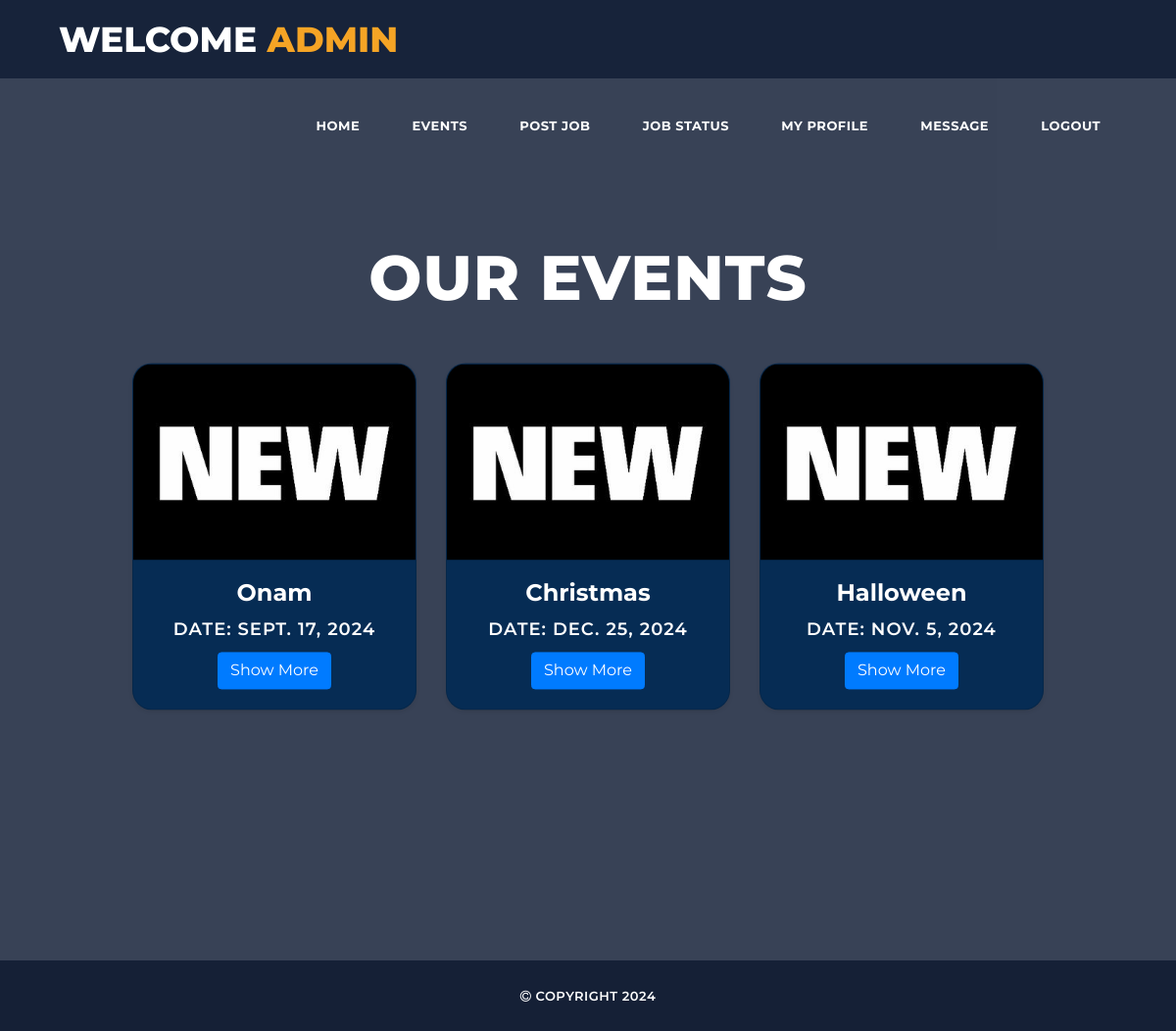
The app's page /alumni_events/ with its own data.
### alumini/models.py (models this page shows, shortened)
class Events(models.Model):
    name = models.CharField(max_length=100)
    description = models.CharField(max_length=200)
    date = models.DateField()
    venue = models.CharField(max_length=100)

### alumini/views.py (the view)
# urls.py: path('alumni_events/', views.alumni_events, name='alumni_events'),
def alumni_events(request):
    events = Events.objects.all()
    return render(request, 'alumni_events.html', {'events': events})

### templates/alumni_events.html (shortened to what this page needs)
<!DOCTYPE html>
<html lang="en">
  <head>
    <link href="../static/vendor/bootstrap/css/bootstrap.min.css" rel="stylesheet">
    <link rel="stylesheet" href="../static/assets/css/fontawesome.css">
    <link rel="stylesheet" href="../static/assets/css/templatemo-grad-school.css">
    <link rel="stylesheet" href="../static/assets/css/owl.css">
    <link rel="stylesheet" href="../static/assets/css/lightbox.css">
  </head>
<body>
  <header class="main-header clearfix" role="header">
    <div class="logo">
      <a href="#">Welcome <em>Admin</em></a>
    </div>
    <nav id="menu" class="main-nav" role="navigation">
      <ul class="main-menu">
        <li><a class='external' href="{% url 'alumni_index' %}">Home</a></li>
        <li><a class='external' href="{% url 'alumni_events' %}">Events</a></li>
        <li><a class='external' href="{% url 'alumni_post_job' %}">Post Job</a></li>
        <li><a class='external' href="{% url 'alumni_job_status' %}">Job Status</a></li>
        <li><a class='external' href="{% url 'alumni_profile' %}">My Profile</a></li>
        <li><a class='external' href="{% url 'alumni_message' %}">Message</a></li>
        <li><a class="external" href="{% url 'logout' %}">Logout</a></li>
      </ul>
    </nav>
  </header>
  <section class="section main-banner" id="top" data-section="section1">
      <div class="video-overlay header-text">
          <div class="caption">
            <h2>Our Events</h2>
            <div class="container mt-5">
                <div class="row">
                    {% for event in events %}
                    <div class="col-md-4">
                        <div class="card shadow-sm">
                            <img class="card-img-top" src="../media/event_img.jpg" alt="{{ event.name }}">
                            <div class="card-body">
                                <h4 class="card-title">{{ event.name }}</h4>
                                <h6 class="card-title">Date: {{ event.date }}</h6>
                                <button class="btn btn-primary learn-more-btn" onclick="toggleDetails(this)">Show More</button>
                            </div>
                        </div>
                    </div>
                    {% endfor %}
                </div>
            </div>
  </section>
  <footer>
    <div class="container">
      <div class="row">
        <div class="col-md-12">
          <p><i class="fa fa-copyright"></i> Copyright 2024
          </p>
        </div>
      </div>
    </div>
  </footer>
</body>
</html>

### static/assets/css/templatemo-grad-school.css (style rules this page uses)
body { font-family: 'Montserrat', sans-serif; }
a { color: #3CF; text-decoration: none; }
ul { padding: 0px; margin: 0px; list-style: none; }
p { font-size: 13px; line-height: 22px; }
.main-header { background-color: rgba(22,34,57,0.95); height: 80px; position: fixed; z-index: 12; width: 100%; top: 0; }
.main-header .logo { float: left; line-height: 80px; padding-left: 60px; }
.main-header .logo a { font-size: 36px; text-transform: uppercase; font-weight: 800; color: #fff; }
.main-header .logo a em { font-style: normal; color: #f5a425; }
.main-menu { float: right; padding-right: 60px; }
.main-menu li { display: inline-block; line-height: 79px; margin-left: 15px; position: relative; }
.main-menu li:first-child { margin-left: 0px; }
.main-menu li a { padding: 10px 15px; font-size: 13px; text-transform: uppercase; letter-spacing: 0.5px; font-weight: 700; color: #fff; border: 2px solid transparent; transition: all 0.5s; }
.main-banner { position: relative; max-height: 100%; overflow: hidden; margin-bottom: -7px; }
.video-overlay { position: absolute; background-color: rgba(22,34,57,0.85); top: 0; left: 0; bottom: 7px; width: 100%; }
.main-banner .caption { text-align: center; position: absolute; width: 80%; left: 50%; top: 50%; transform: translate(-50%,-50%); }
.main-banner .caption h6 { margin-top: 0px; font-size: 18px; text-transform: uppercase; font-weight: 600; color: #fff; letter-spacing: 1px; }
.main-banner .caption h2 { margin-top: 30px; margin-bottom: 30px; font-size: 64px; text-transform: uppercase; font-weight: 800; color: #fff; letter-spacing: 1px; }
footer { background-color: #152036; text-align: center; }
footer p { margin-bottom: 0px; padding: 25px 0px; color: #fff; font-size: 13px; text-transform: uppercase; font-weight: 600; letter-spacing: 0.5px; }

### templates/alumni_events.html (style rules this page uses)
.section.main-banner { padding-top: 180px; }
.card { border-radius: 20px; overflow: hidden; transition: transform 0.3s ease; background-color: #062c54; color: #ffffff; margin-bottom: 40px; }
.card-img-top { height: 200px; object-fit: cover; }
.card-title { font-weight: bold; color: #ffffff; }
.card-body { padding: 20px; }
.learn-more-btn { background-color: #007bff; color: #fff; }

### records on screen
Events: name "Onam", date "SEPT. 17, 2024"
Events: name "Christmas", date "DEC. 25, 2024"
Events: name "Halloween", date "NOV. 5, 2024"
